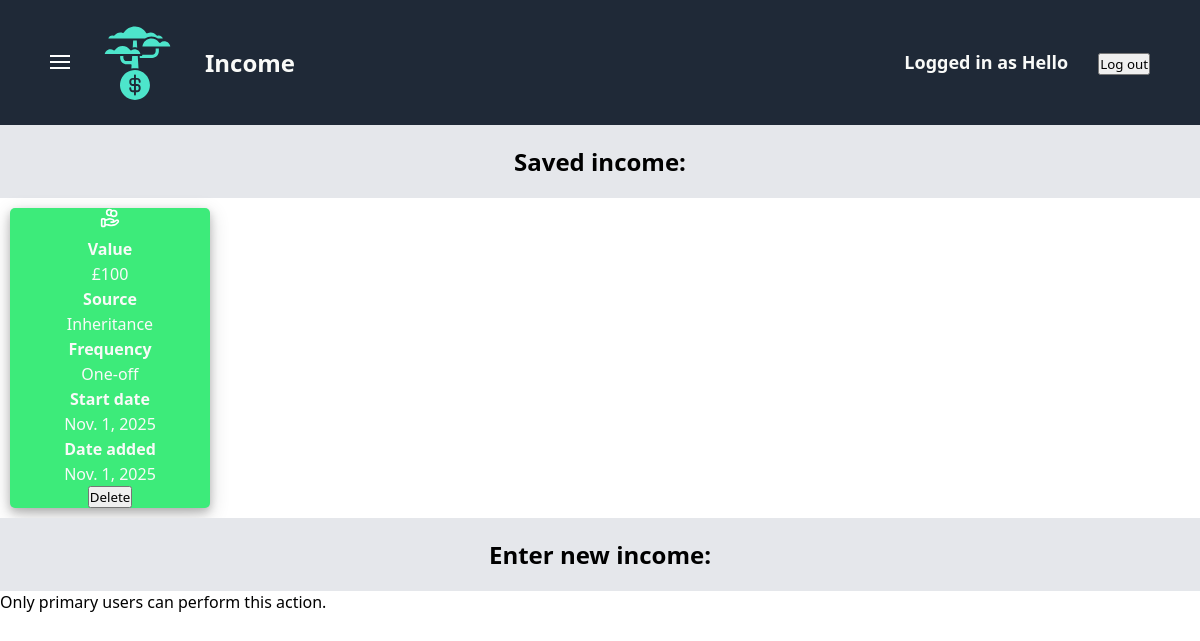
Before: /finance/income/ (signed in) with the older database file.
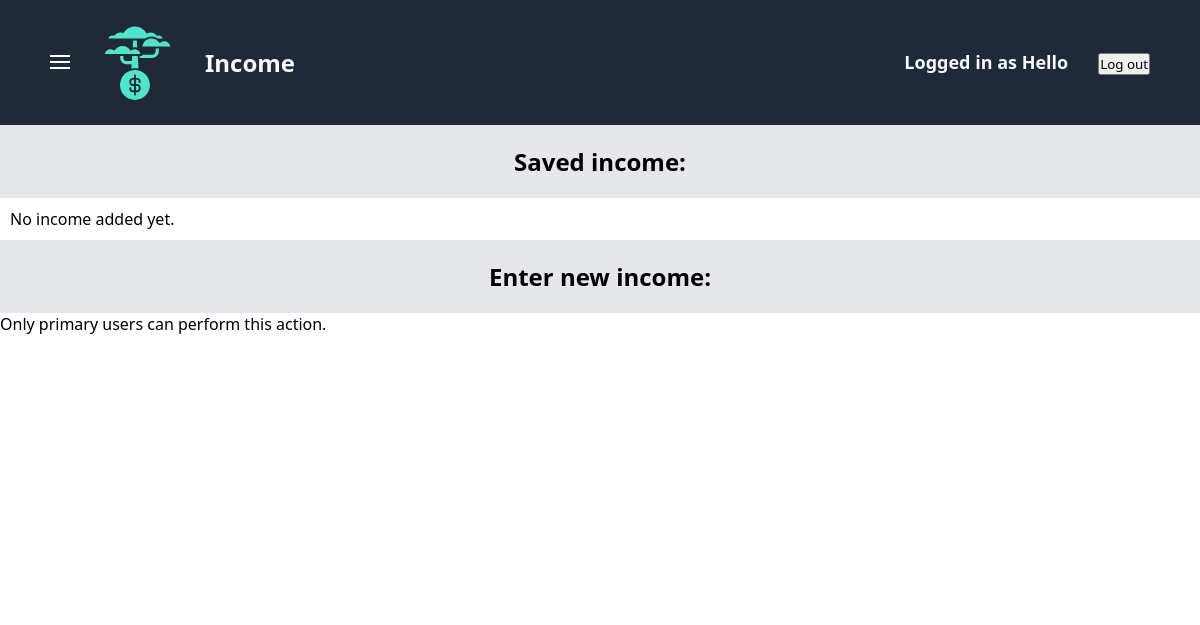
After: the same page with the newer database file.
### finance/models.py (models this page shows)
class FinancialObject(models.Model):
    user = models.ForeignKey(User, on_delete=models.CASCADE) # A single user can have many instances of income/expenses/budgets
    value = models.IntegerField(default=0)
    startDate = models.DateField(default=datetime.date.today)
    addDate = models.DateField(default=datetime.date.today)
    class Meta:
        abstract = True # Makes the "FinancialObject" class an Abstract Base Class (ABC)

class Income(FinancialObject):
    source = models.CharField(default="N/A", max_length=200)
    frequency = models.CharField(default="Monthly", max_length=200)

### finance/views.py (the view)
# urls.py: path("income/", views.income, name="income"),
@login_required
def income(request):
    message = request.GET.get("message", "")
    income = sortFinancialObjectsByAscendingDate(list(Income.objects.all()))
    return render(
        request,
        "finance/income.html",
        {
            "income": income,
            "message": message
        }
    )

### finance/views.py (called while the page is built)
def sortFinancialObjectsByAscendingDate(l):
    swaps = 1
    while swaps > 0:
        swaps = 0
        for i in range(len(l)-1):
            if l[i].startDate > l[i+1].startDate:
                temp = l[i]
                l[i] = l[i+1]
                l[i+1] = temp
                swaps = swaps + 1
    return l

### finance/templates/finance/income.html (shortened to what this page needs)
{% extends "finance/finance-base.html" %}
{% block header-title %}Income{% endblock %}
{% block finance_extra_css %}
    {% load static %}
    <link rel="stylesheet" href="{% static 'finance/income-style.css' %}">
{% endblock %}
{% block saved-label %}Saved income:{% endblock %}
{% block presence-check-and-list %}
    {% if income %}
        {% for i in income %}
            <li class="card">
                <div class="card-icon">
                </div>
                <div class="card-info">
                    <div><strong>Value</strong></div><div>£{{ i.value }}</div>
                    <div><strong>Source</strong></div><div>{{ i.source }}</div>
                    <div><strong>Frequency</strong></div><div>{{ i.frequency }}</div>
                    <div><strong>Start date</strong></div><div>{{ i.startDate }}</div>
                    <div><strong>Date added</strong></div><div>{{ i.addDate }}</div>
                </div>
                <form action="{% url 'finance:deleteFinancialObject' %}" method="post" class="form">
                    <div class="delete-button">
                        <input type="submit" value="Delete">
                    </div>
                </form>
            </li>
        {% endfor %}
    {% else %}
        <li>No income added yet.</li>
    {% endif %}
{% endblock %}
{% block enter-label %}Enter new income:{% endblock %}
{% block form %}
    {% if request.user.is_primary_user %}
        <form action="{% url 'finance:addIncome' %}" method="post" class="form">
            {% csrf_token %}
            <div class="form-components">
                <div class="form-labels-and-answers">
                    <div class="form-labels">
                        <label for="value"><strong>Value</strong>    £</label>
                        <label for="source"><strong>Source</strong></label>
                        <div><strong>Frequency</strong></div>
                        <label for="startDate"><strong>Start date</strong></label>
                    </div>
                    <div class="form-answers">
                        <input type="text" id="value" name="value">
                        <input type="text" id="source" name="source">
                        <select id="frequency" name="frequency">
                            <option value="One-off">One-off</option>
                            <option value="Monthly">Monthly</option>
                            <option value="Yearly">Yearly</option>
                        </select>
                        <input type="date" id="startDate" name="startDate" value=date>
                    </div>
                </div>
                <div class="submit">
                    <input type="submit" value="Add income">
                </div>
            </div>
        </form>
    {% else %}
        <p>Only primary users can perform this action.</p>
    {% endif %}
{% endblock %}

Changed rows visible on the page:
removed Income: value "100", source "Inheritance", frequency "One-off", startDate "Nov. 1, 2025", addDate "Nov. 1, 2025"
Other visible differences:
text now shown: "No income added yet."
